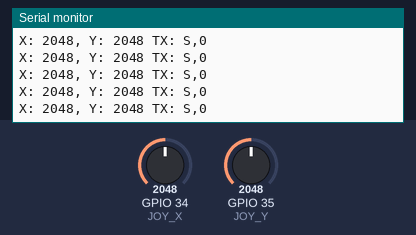
Bench run of a program on a simulated ESP32. On the bench: the last lines printed to the serial monitor. The test bench sets the inputs (shaded band); at power-on: GPIO 35 (JOY_Y) = 2048, GPIO 34 (JOY_X) = 2048.

Above: at 1.2 s.
1.3 s: GPIO 35 (JOY_Y) set to 2274
At 1.31 s:
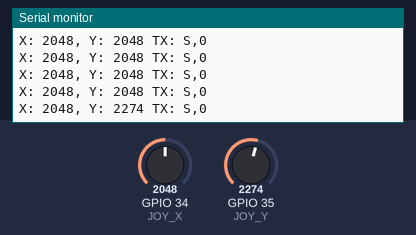
2.8 s: GPIO 35 (JOY_Y) set to 2333
At 2.81 s:
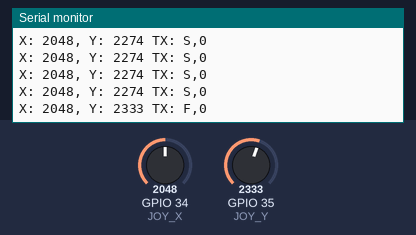

The program:

main.cpp
```cpp
#include <esp_now.h>
#include <WiFi.h>

#define JOY_X  34
#define JOY_Y  35

#define DEADZONE  500
#define STEER_CENTER  1750

#define STEER_MIN_ANGLE  50
#define STEER_MAX_ANGLE  130

unsigned long lastSend = 0;

typedef struct {
  int angle;
  char dir;
} Telemetry;

uint8_t carMAC[6] = {0x00, 0x4B, 0x12, 0x30, 0xC3, 0xB8};

void onReceive(const uint8_t *mac, const uint8_t *data, int len) {
  if (len != sizeof(Telemetry)) return;
  Telemetry t;
  memcpy(&t, data, len);

  Serial.printf("Tele: Angle=%d  Dir=%c\n", t.angle, t.dir);
}

int mapSteering(int rawX) {
  int dx = rawX - STEER_CENTER;

  if (abs(dx) < DEADZONE) return 90;

  long angle = map(rawX, 0, 4095, STEER_MAX_ANGLE, STEER_MIN_ANGLE);
  return constrain(angle, STEER_MIN_ANGLE, STEER_MAX_ANGLE);
}

char mapSteering2(int rawY) {
  int dy = rawY - STEER_CENTER;

  if (abs(dy) < DEADZONE) return 'S';
  if (dy > 550) return 'F';
  if (dy < -550) return 'B';
  return 'S';
}

void setup() {
  Serial.begin(115200);

  WiFi.mode(WIFI_STA);

  esp_now_init();
  esp_now_register_recv_cb(onReceive);

  esp_now_peer_info_t peer{};
  memcpy(peer.peer_addr, carMAC, 6);
  peer.channel = 0;
  peer.encrypt = false;
  esp_now_add_peer(&peer);
}

void loop() {
  if (millis() - lastSend < 100) return;
  lastSend = millis();

  int x = analogRead(JOY_X);
  int y = analogRead(JOY_Y);

  char cmd = mapSteering2(y);
  float steering = mapSteering(x);

  char msg[32];
  sprintf(msg, "%c,%d", cmd, steering);
  esp_now_send(carMAC, (uint8_t*)msg, strlen(msg)+1);
  Serial.printf("X: %d, Y: %d ", x, y);
  Serial.printf("TX: %s\n", msg);
}
```

Measured:
- the behaviour switches between 2300 and 2301 on GPIO 35 (JOY_Y) (found by bisection; images 1 and 2)
- after the input at 1.3 s, the serial monitor: prints a new line at once (image 1)
- after the input at 2.8 s, the serial monitor: prints a new line at once (image 2)
